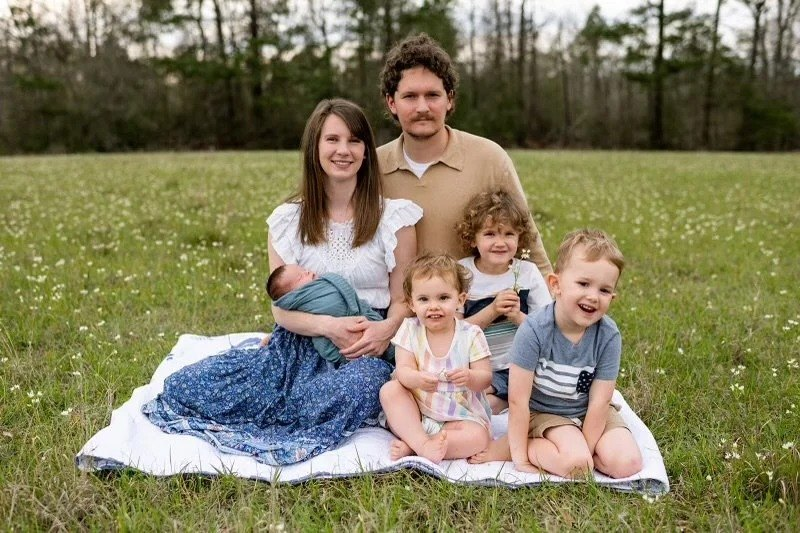
#> input picture assets/photos/ashleigh-pierce.jpg, 800 x 533 px
$ python image_pipeline.py
#> lines starting #> are read from the running program, lines starting #| are printed output that depends on the picture
#!/usr/bin/env python3
"""Make responsive derivatives of approved, existing BCBC website photographs.

Run from any directory: python3 tools/image_pipeline.py
Requires Pillow. Normal HTML builds use the committed outputs, not Pillow.

This only resizes and encodes existing photos. It never crops, recolors, sharpens,
upscales, or changes their content. Metadata is omitted from public derivatives.
The explicit source list prevents publishing new photography accidentally.
"""

from __future__ import annotations

import argparse
import hashlib
import json
from pathlib import Path

from PIL import Image, ImageOps, __version__ as PILLOW_VERSION

ROOT = Path(__file__).resolve().parents[1]
DEFAULT_SOURCES = (
    "sign.jpg",
    "hero-church.jpg",
    "cole-headshot.jpg",
    "ashleigh-pierce.jpg",
    "janice-mcnabb.jpg",
    "jackie-brian.jpg",
)
WIDTHS = (320, 640, 960, 1440, 1920)


def source_name(filename: str) -> str:
    """Require a local JPEG basename; never read paths outside assets/photos."""
    if Path(filename).name != filename or Path(filename).suffix.lower() not in {".jpg", ".jpeg"}:
        raise ValueError(f"Expected a JPEG filename, received {filename!r}")
    return filename


def resize(image: Image.Image, width: int) -> Image.Image:
    if width >= image.width:
        return image.copy()
    height = max(1, round(image.height * width / image.width))
    return image.resize((width, height), Image.Resampling.LANCZOS)


def generate(source_directory: Path, output_directory: Path, sources=DEFAULT_SOURCES) -> dict:
    """Write a deterministic manifest and files, given identical Pillow/libwebp versions."""
    names = sorted({source_name(name) for name in sources})
    if not names:
        raise ValueError("At least one approved source is required")
    stems = [Path(name).stem for name in names]
    if len(stems) != len(set(stems)):
        raise ValueError("Source basenames must have unique stems")
    for name in names:
        if not (source_directory / name).is_file():
            raise FileNotFoundError(source_directory / name)

    output_directory.mkdir(parents=True, exist_ok=True)
    manifest = {
        "version": 1,
        "encoder": {"pillow": PILLOW_VERSION, "webp_quality": 78, "jpeg_quality": 82},
        "images": {},
    }
    for name in names:
        path = source_directory / name
        with Image.open(path) as source:
            # Transpose camera orientation before recording intrinsic dimensions.
#> source is the input picture: PIL image 800x533 RGB; mean R, G, B 129.6, 124.9, 94.2
            original = ImageOps.exif_transpose(source).convert("RGB")
        widths = sorted({width for width in WIDTHS if width < original.width} | {min(original.width, WIDTHS[-1])})
#> widths = [320, 640, 800]
        entry = {
            "source": f"assets/photos/{name}",
            "source_bytes": path.stat().st_size,
            "source_sha256": hashlib.sha256(path.read_bytes()).hexdigest(),
            "width": original.width,
            "height": original.height,
            "webp": [],
        }
        for width in widths:
            derivative = resize(original, width)
            output = output_directory / f"{Path(name).stem}-{width}.webp"
            derivative.save(output, format="WEBP", quality=78, method=6, exif=b"")
            entry["webp"].append({
                "src": f"assets/optimized/{output.name}",
                "width": derivative.width,
                "height": derivative.height,
                "bytes": output.stat().st_size,
            })
#> this loop made 3 passes
#> pass 1, in generate, `derivative = resize(original, width)`:
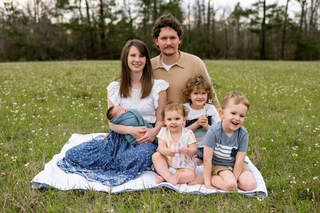
#> derivative: PIL image 320x213 RGB; mean R, G, B 129.6, 124.9, 94.2

        fallback = resize(original, min(original.width, 960))
#> pass 3 of the loop in generate, `for name in names:`:
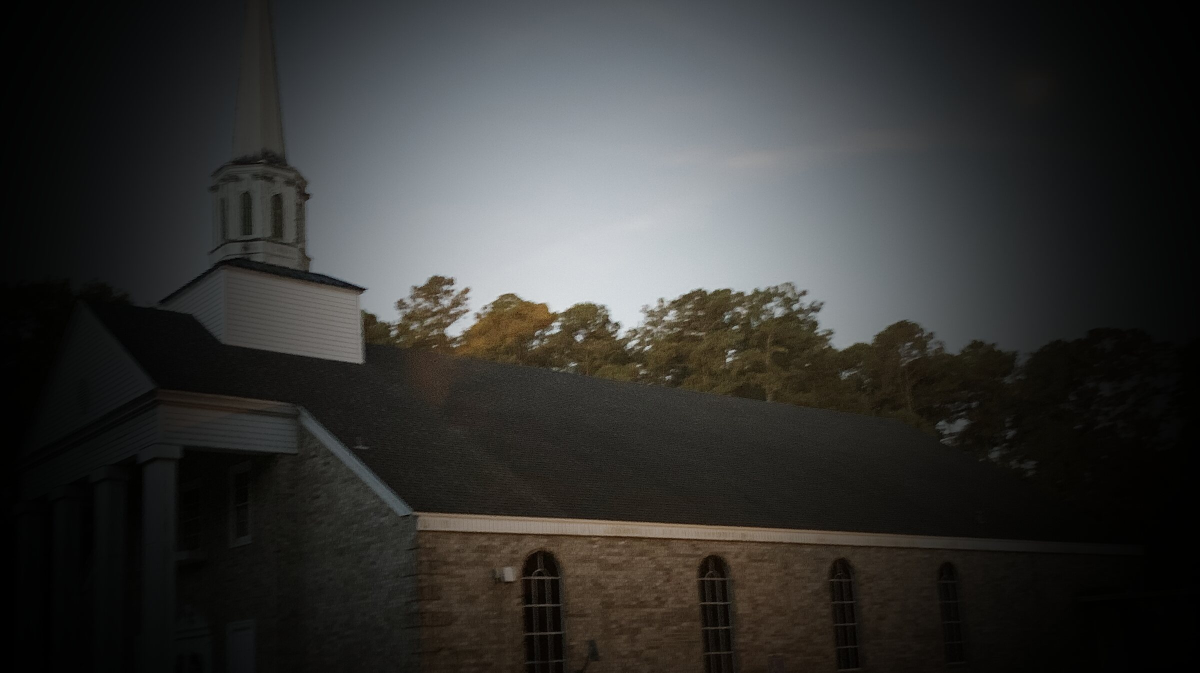
#> input picture assets/photos/hero-church.jpg, 2400 x 1345 px (shown at 1/2 size)
#> in generate, source is the input picture: PIL image 2400x1345 RGB; mean R, G, B 52.9, 52.7, 50.9
#> the loop in generate, `for width in widths:` made 5 passes
#> pass 1, in generate, `derivative = resize(original, width)`:
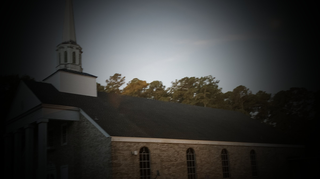
#> derivative: PIL image 320x179 RGB; mean R, G, B 52.9, 52.7, 50.9
#> the loop made 6 passes; the first 3 are shown
        output = output_directory / f"{Path(name).stem}-fallback.jpg"
        fallback.save(output, format="JPEG", quality=82, optimize=True, progressive=True, exif=b"")
        entry["fallback"] = {
            "src": f"assets/optimized/{output.name}",
            "width": fallback.width,
            "height": fallback.height,
            "bytes": output.stat().st_size,
        }
        manifest["images"][name] = entry

    manifest["totals"] = {
        "source_bytes": sum(entry["source_bytes"] for entry in manifest["images"].values()),
        "mobile_640_webp_bytes": sum(
            next((variant for variant in entry["webp"] if variant["width"] >= 640), entry["webp"][-1])["bytes"]
            for entry in manifest["images"].values()
        ),
        "all_generated_bytes": sum(
            entry["fallback"]["bytes"] + sum(variant["bytes"] for variant in entry["webp"])
            for entry in manifest["images"].values()
        ),
    }
    (output_directory / "manifest.json").write_text(json.dumps(manifest, indent=2, sort_keys=True) + "\n", encoding="utf-8")
    return manifest


def main():
    parser = argparse.ArgumentParser(description=__doc__)
    parser.add_argument("--sources", nargs="+", default=list(DEFAULT_SOURCES), help="Approved JPEG basenames already in assets/photos")
    args = parser.parse_args()
    manifest = generate(ROOT / "assets/photos", ROOT / "assets/optimized", args.sources)
#> manifest = 4 items
    for name, entry in manifest["images"].items():
        mobile = next((v for v in entry["webp"] if v["width"] >= 640), entry["webp"][-1])
        print(f"{name}: {entry['source_bytes']:,} source bytes → {mobile['bytes']:,} bytes at {mobile['width']}px WebP")
#> this loop made 6 passes
#> name on passes 1 to 6: 'ashleigh-pierce.jpg', 'cole-headshot.jpg', 'hero-church.jpg', 'jackie-brian.jpg', 'janice-mcnabb.jpg', 'sign.jpg'
#| ashleigh-pierce.jpg: 133,098 source bytes → 56,720 bytes at 640px WebP
#| cole-headshot.jpg: 40,443 source bytes → 12,892 bytes at 400px WebP
#| hero-church.jpg: 248,399 source bytes → 7,602 bytes at 640px WebP
#| jackie-brian.jpg: 37,179 source bytes → 20,138 bytes at 303px WebP
#| janice-mcnabb.jpg: 327,120 source bytes → 53,538 bytes at 640px WebP
#| sign.jpg: 672,561 source bytes → 64,542 bytes at 640px WebP
    print(json.dumps(manifest["totals"], indent=2))
#| {
#|   "source_bytes": 1458800,
#|   "mobile_640_webp_bytes": 215432,
#|   "all_generated_bytes": 2289961
#| }


if __name__ == "__main__":
    main()
